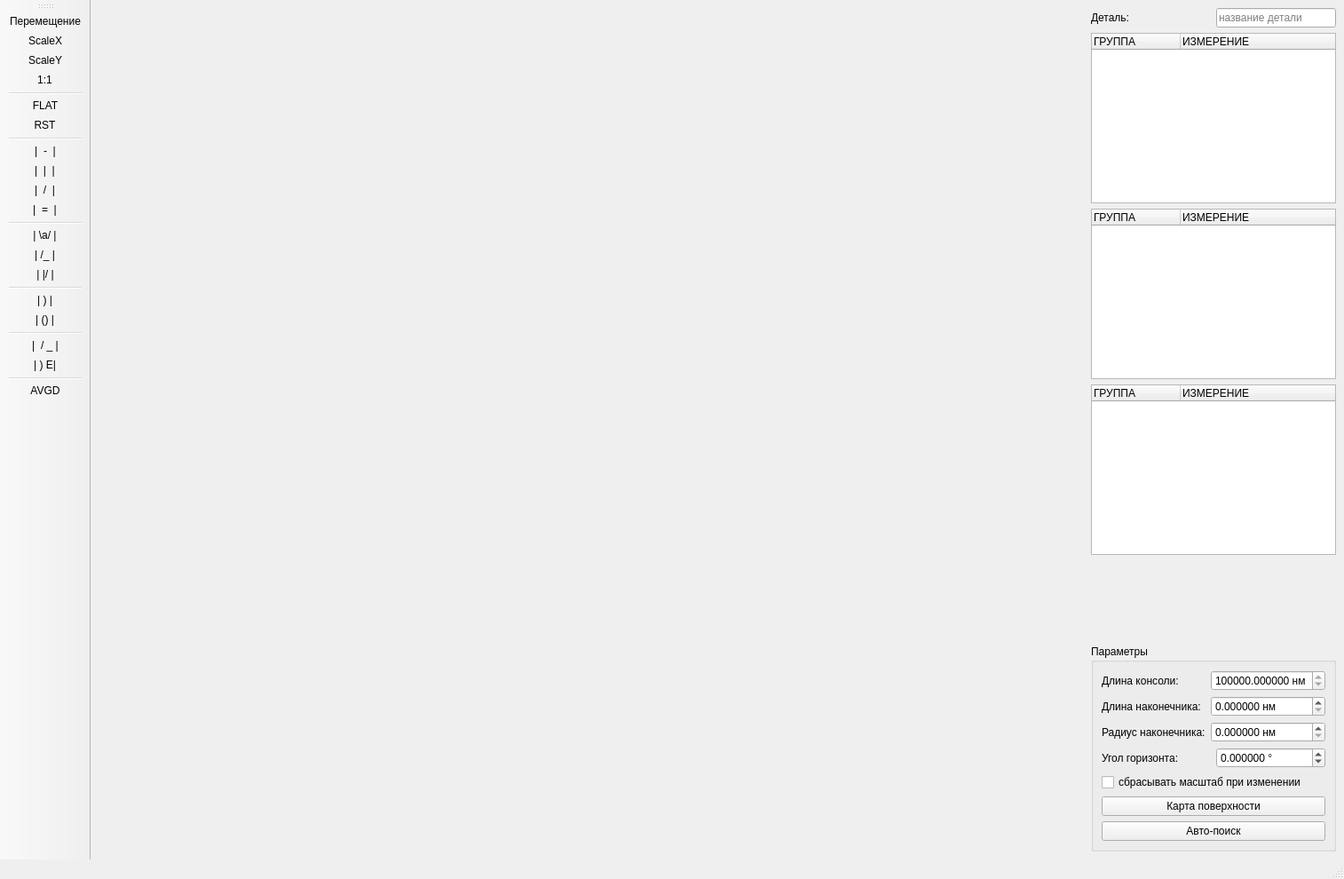
<?xml version="1.0" encoding="UTF-8"?>
<ui version="4.0">
 <class>ContourAnalisisWidget</class>
 <widget class="QMainWindow" name="ContourAnalisisWidget">
  <property name="geometry">
   <rect>
    <x>0</x>
    <y>0</y>
    <width>1514</width>
    <height>990</height>
   </rect>
  </property>
  <property name="windowTitle">
   <string>MainWindow</string>
  </property>
  <widget class="QWidget" name="centralwidget">
   <layout class="QHBoxLayout" name="horizontalLayout">
    <item>
     <widget class="QCustomPlot" name="plot" native="true">
      <property name="sizePolicy">
       <sizepolicy hsizetype="Expanding" vsizetype="Preferred">
        <horstretch>0</horstretch>
        <verstretch>0</verstretch>
       </sizepolicy>
      </property>
     </widget>
    </item>
    <item>
     <layout class="QGridLayout" name="gridLayout">
      <item row="1" column="0" colspan="2">
       <widget class="MeasurementTreeWidget" name="distmTree">
        <property name="sizePolicy">
         <sizepolicy hsizetype="Preferred" vsizetype="Preferred">
          <horstretch>0</horstretch>
          <verstretch>0</verstretch>
         </sizepolicy>
        </property>
        <property name="dragEnabled">
         <bool>false</bool>
        </property>
        <property name="dragDropMode">
         <enum>QAbstractItemView::InternalMove</enum>
        </property>
        <attribute name="headerCascadingSectionResizes">
         <bool>true</bool>
        </attribute>
        <column>
         <property name="text">
          <string notr="true">ГРУППА</string>
         </property>
        </column>
        <column>
         <property name="text">
          <string>ИЗМЕРЕНИЕ</string>
         </property>
        </column>
       </widget>
      </item>
      <item row="5" column="0" colspan="2">
       <widget class="QGroupBox" name="groupBox">
        <property name="title">
         <string>Параметры</string>
        </property>
        <layout class="QVBoxLayout" name="verticalLayout_5">
         <item>
          <layout class="QHBoxLayout" name="horizontalLayout_10">
           <item>
            <widget class="QLabel" name="label_3">
             <property name="text">
              <string>Длина консоли:</string>
             </property>
            </widget>
           </item>
           <item>
            <widget class="QDoubleSpinBox" name="tipLengthSpinBox_3">
             <property name="suffix">
              <string> нм</string>
             </property>
             <property name="decimals">
              <number>6</number>
             </property>
             <property name="minimum">
              <double>200000.000000000000000</double>
             </property>
             <property name="maximum">
              <double>500000.000000000000000</double>
             </property>
            </widget>
           </item>
          </layout>
         </item>
         <item>
          <layout class="QHBoxLayout" name="horizontalLayout_11">
           <item>
            <widget class="QLabel" name="headLengthLable">
             <property name="text">
              <string>Длина наконечника:</string>
             </property>
            </widget>
           </item>
           <item>
            <widget class="QDoubleSpinBox" name="headLengthSpinBox_3">
             <property name="wrapping">
              <bool>false</bool>
             </property>
             <property name="suffix">
              <string> нм</string>
             </property>
             <property name="decimals">
              <number>6</number>
             </property>
             <property name="maximum">
              <double>9999999999999.000000000000000</double>
             </property>
            </widget>
           </item>
          </layout>
         </item>
         <item>
          <layout class="QHBoxLayout" name="horizontalLayout_12">
           <item>
            <widget class="QLabel" name="headRadiusLable">
             <property name="text">
              <string>Радиус наконечника:</string>
             </property>
            </widget>
           </item>
           <item>
            <widget class="QDoubleSpinBox" name="headRadiusSpinBox_3">
             <property name="suffix">
              <string> нм</string>
             </property>
             <property name="decimals">
              <number>6</number>
             </property>
             <property name="maximum">
              <double>9999999999.000000000000000</double>
             </property>
            </widget>
           </item>
          </layout>
         </item>
         <item>
          <layout class="QHBoxLayout" name="horizontalLayout_13">
           <item>
            <widget class="QLabel" name="label_13">
             <property name="text">
              <string>Угол горизонта:</string>
             </property>
            </widget>
           </item>
           <item>
            <widget class="QDoubleSpinBox" name="headHorizonAngleSpinBox_3">
             <property name="suffix">
              <string> °</string>
             </property>
             <property name="decimals">
              <number>6</number>
             </property>
             <property name="minimum">
              <double>-45.000000000000000</double>
             </property>
             <property name="maximum">
              <double>45.000000000000000</double>
             </property>
            </widget>
           </item>
          </layout>
         </item>
         <item>
          <widget class="QCheckBox" name="followCheckBox">
           <property name="text">
            <string>сбрасывать масштаб при изменении</string>
           </property>
          </widget>
         </item>
         <item>
          <widget class="QPushButton" name="buildHeatMapBtn">
           <property name="text">
            <string>Карта поверхности</string>
           </property>
          </widget>
         </item>
         <item>
          <widget class="QPushButton" name="doOptimizationButton">
           <property name="text">
            <string>Авто-поиск</string>
           </property>
          </widget>
         </item>
        </layout>
       </widget>
      </item>
      <item row="0" column="1">
       <widget class="QLineEdit" name="partNameEdit">
        <property name="sizePolicy">
         <sizepolicy hsizetype="Minimum" vsizetype="Fixed">
          <horstretch>0</horstretch>
          <verstretch>0</verstretch>
         </sizepolicy>
        </property>
        <property name="placeholderText">
         <string>название детали</string>
        </property>
       </widget>
      </item>
      <item row="3" column="0" colspan="2">
       <widget class="MeasurementTreeWidget" name="radTree">
        <property name="sizePolicy">
         <sizepolicy hsizetype="Preferred" vsizetype="Preferred">
          <horstretch>0</horstretch>
          <verstretch>0</verstretch>
         </sizepolicy>
        </property>
        <property name="dragDropMode">
         <enum>QAbstractItemView::InternalMove</enum>
        </property>
        <attribute name="headerCascadingSectionResizes">
         <bool>true</bool>
        </attribute>
        <column>
         <property name="text">
          <string notr="true">ГРУППА</string>
         </property>
        </column>
        <column>
         <property name="text">
          <string>ИЗМЕРЕНИЕ</string>
         </property>
        </column>
       </widget>
      </item>
      <item row="2" column="0" colspan="2">
       <widget class="MeasurementTreeWidget" name="angleTree">
        <property name="sizePolicy">
         <sizepolicy hsizetype="Preferred" vsizetype="Preferred">
          <horstretch>0</horstretch>
          <verstretch>0</verstretch>
         </sizepolicy>
        </property>
        <property name="dragDropMode">
         <enum>QAbstractItemView::InternalMove</enum>
        </property>
        <attribute name="headerCascadingSectionResizes">
         <bool>true</bool>
        </attribute>
        <column>
         <property name="text">
          <string notr="true">ГРУППА</string>
         </property>
        </column>
        <column>
         <property name="text">
          <string>ИЗМЕРЕНИЕ</string>
         </property>
        </column>
       </widget>
      </item>
      <item row="0" column="0">
       <widget class="QLabel" name="partNameLabel">
        <property name="text">
         <string>Деталь:</string>
        </property>
       </widget>
      </item>
      <item row="4" column="0" colspan="2">
       <widget class="QCustomPlot" name="heatmap" native="true"/>
      </item>
     </layout>
    </item>
   </layout>
  </widget>
  <widget class="QStatusBar" name="statusbar"/>
  <widget class="QToolBar" name="toolBar">
   <property name="windowTitle">
    <string>toolBar</string>
   </property>
   <property name="iconSize">
    <size>
     <width>32</width>
     <height>32</height>
    </size>
   </property>
   <attribute name="toolBarArea">
    <enum>LeftToolBarArea</enum>
   </attribute>
   <attribute name="toolBarBreak">
    <bool>false</bool>
   </attribute>
   <addaction name="actionPAN"/>
   <addaction name="actionScaleX"/>
   <addaction name="actionScaleY"/>
   <addaction name="actionResetScale"/>
   <addaction name="separator"/>
   <addaction name="actionLayFlat"/>
   <addaction name="actionRST"/>
   <addaction name="separator"/>
   <addaction name="actionHorisontalDistance"/>
   <addaction name="actionVerticalDistance"/>
   <addaction name="actionDirectDistance"/>
   <addaction name="actionMeanHeight"/>
   <addaction name="separator"/>
   <addaction name="actionDirectAngle"/>
   <addaction name="actionHHorizonAngle"/>
   <addaction name="actionVHorizonAngle"/>
   <addaction name="separator"/>
   <addaction name="actionRadius"/>
   <addaction name="actionMultiRadius"/>
   <addaction name="separator"/>
   <addaction name="actionRMSE"/>
   <addaction name="actionRadiusError"/>
   <addaction name="separator"/>
   <addaction name="actionAvgDiameter"/>
  </widget>
  <action name="actionPAN">
   <property name="checkable">
    <bool>true</bool>
   </property>
   <property name="icon">
    <iconset resource="../icons.qrc">
     <normaloff>:/icons/icons/pan.png</normaloff>:/icons/icons/pan.png</iconset>
   </property>
   <property name="text">
    <string>Перемещение</string>
   </property>
  </action>
  <action name="actionResetScale">
   <property name="icon">
    <iconset resource="../icons.qrc">
     <normaloff>:/icons/icons/1:1.png</normaloff>:/icons/icons/1:1.png</iconset>
   </property>
   <property name="text">
    <string>1:1</string>
   </property>
   <property name="toolTip">
    <string>Сбросить масштаб</string>
   </property>
  </action>
  <action name="actionScaleX">
   <property name="checkable">
    <bool>true</bool>
   </property>
   <property name="icon">
    <iconset resource="../icons.qrc">
     <normaloff>:/icons/icons/scale_x.png</normaloff>:/icons/icons/scale_x.png</iconset>
   </property>
   <property name="text">
    <string>ScaleX</string>
   </property>
   <property name="toolTip">
    <string>Масштабировать по горизонтали</string>
   </property>
  </action>
  <action name="actionScaleY">
   <property name="checkable">
    <bool>true</bool>
   </property>
   <property name="icon">
    <iconset resource="../icons.qrc">
     <normaloff>:/icons/icons/scale_y.png</normaloff>:/icons/icons/scale_y.png</iconset>
   </property>
   <property name="text">
    <string>ScaleY</string>
   </property>
   <property name="toolTip">
    <string>Масштабировать по вертикали</string>
   </property>
  </action>
  <action name="actionHorisontalDistance">
   <property name="checkable">
    <bool>true</bool>
   </property>
   <property name="icon">
    <iconset resource="../icons.qrc">
     <normaloff>:/icons/icons/hdist.png</normaloff>:/icons/icons/hdist.png</iconset>
   </property>
   <property name="text">
    <string>|  -  |</string>
   </property>
   <property name="toolTip">
    <string>Длина</string>
   </property>
  </action>
  <action name="actionVerticalDistance">
   <property name="checkable">
    <bool>true</bool>
   </property>
   <property name="icon">
    <iconset resource="../icons.qrc">
     <normaloff>:/icons/icons/vdist.png</normaloff>:/icons/icons/vdist.png</iconset>
   </property>
   <property name="text">
    <string>|  |  |</string>
   </property>
   <property name="toolTip">
    <string>Высота</string>
   </property>
  </action>
  <action name="actionLayFlat">
   <property name="checkable">
    <bool>true</bool>
   </property>
   <property name="icon">
    <iconset resource="../icons.qrc">
     <normaloff>:/icons/icons/flat.png</normaloff>:/icons/icons/flat.png</iconset>
   </property>
   <property name="text">
    <string>FLAT</string>
   </property>
   <property name="toolTip">
    <string>Уложить по горизонтали</string>
   </property>
  </action>
  <action name="actionDirectDistance">
   <property name="checkable">
    <bool>true</bool>
   </property>
   <property name="icon">
    <iconset resource="../icons.qrc">
     <normaloff>:/icons/icons/ddist.png</normaloff>:/icons/icons/ddist.png</iconset>
   </property>
   <property name="text">
    <string>|  /  |</string>
   </property>
   <property name="toolTip">
    <string>Расстояние</string>
   </property>
  </action>
  <action name="actionDirectAngle">
   <property name="checkable">
    <bool>true</bool>
   </property>
   <property name="icon">
    <iconset resource="../icons.qrc">
     <normaloff>:/icons/icons/angle.png</normaloff>:/icons/icons/angle.png</iconset>
   </property>
   <property name="text">
    <string>| \a/ |</string>
   </property>
   <property name="toolTip">
    <string>Угол</string>
   </property>
  </action>
  <action name="actionHHorizonAngle">
   <property name="checkable">
    <bool>true</bool>
   </property>
   <property name="icon">
    <iconset resource="../icons.qrc">
     <normaloff>:/icons/icons/hangle.png</normaloff>:/icons/icons/hangle.png</iconset>
   </property>
   <property name="text">
    <string>| /_ |</string>
   </property>
   <property name="toolTip">
    <string>Угол к горизонтали</string>
   </property>
  </action>
  <action name="actionVHorizonAngle">
   <property name="checkable">
    <bool>true</bool>
   </property>
   <property name="icon">
    <iconset resource="../icons.qrc">
     <normaloff>:/icons/icons/vangle.png</normaloff>:/icons/icons/vangle.png</iconset>
   </property>
   <property name="text">
    <string>| |/ |</string>
   </property>
   <property name="toolTip">
    <string>Угол к вертикали</string>
   </property>
  </action>
  <action name="actionRadius">
   <property name="checkable">
    <bool>true</bool>
   </property>
   <property name="icon">
    <iconset resource="../icons.qrc">
     <normaloff>:/icons/icons/rad.png</normaloff>:/icons/icons/rad.png</iconset>
   </property>
   <property name="text">
    <string>| ) |</string>
   </property>
   <property name="toolTip">
    <string>Радиус</string>
   </property>
  </action>
  <action name="actionMultiRadius">
   <property name="checkable">
    <bool>true</bool>
   </property>
   <property name="icon">
    <iconset resource="../icons.qrc">
     <normaloff>:/icons/icons/radarc.png</normaloff>:/icons/icons/radarc.png</iconset>
   </property>
   <property name="text">
    <string>| () |</string>
   </property>
   <property name="toolTip">
    <string>Радиус по двум аркам</string>
   </property>
  </action>
  <action name="actionRST">
   <property name="icon">
    <iconset resource="../icons.qrc">
     <normaloff>:/icons/icons/reset.png</normaloff>:/icons/icons/reset.png</iconset>
   </property>
   <property name="text">
    <string>RST</string>
   </property>
   <property name="toolTip">
    <string>Сбросить изменения</string>
   </property>
  </action>
  <action name="actionMeanHeight">
   <property name="checkable">
    <bool>true</bool>
   </property>
   <property name="icon">
    <iconset resource="../icons.qrc">
     <normaloff>:/icons/icons/mheight.png</normaloff>:/icons/icons/mheight.png</iconset>
   </property>
   <property name="text">
    <string>|  =  |</string>
   </property>
   <property name="toolTip">
    <string>Средняя высота</string>
   </property>
  </action>
  <action name="actionRMSE">
   <property name="checkable">
    <bool>true</bool>
   </property>
   <property name="icon">
    <iconset resource="../icons.qrc">
     <normaloff>:/icons/icons/lineerr.png</normaloff>:/icons/icons/lineerr.png</iconset>
   </property>
   <property name="text">
    <string>|  / _ |</string>
   </property>
   <property name="toolTip">
    <string>Среднее отклонение от прямой</string>
   </property>
  </action>
  <action name="actionRadiusError">
   <property name="checkable">
    <bool>true</bool>
   </property>
   <property name="icon">
    <iconset resource="../icons.qrc">
     <normaloff>:/icons/icons/raderr.png</normaloff>:/icons/icons/raderr.png</iconset>
   </property>
   <property name="text">
    <string>| ) E|</string>
   </property>
   <property name="toolTip">
    <string>Среднее отклонение от радиуса</string>
   </property>
  </action>
  <action name="actionAvgDiameter">
   <property name="checkable">
    <bool>true</bool>
   </property>
   <property name="text">
    <string>AVGD</string>
   </property>
  </action>
 </widget>
 <customwidgets>
  <customwidget>
   <class>QCustomPlot</class>
   <extends>QWidget</extends>
   <header location="global">../qcustomplot/qcustomplot.h</header>
   <container>1</container>
  </customwidget>
  <customwidget>
   <class>MeasurementTreeWidget</class>
   <extends>QTreeWidget</extends>
   <header>contour/measurementtreewidget.h</header>
  </customwidget>
 </customwidgets>
 <resources>
  <include location="../icons.qrc"/>
 </resources>
 <connections/>
</ui>
